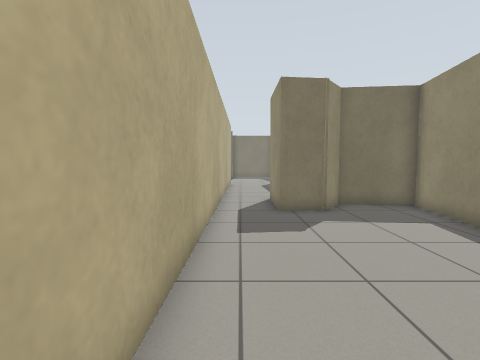
view 1 (above)

16 first-person views from a walk through a Gazebo world. The camera is 0.94 m above the floor, tilts 4° down and sees 85° across. The floor is counted in squares, 0.5 m on a side. Each view is taken from the middle of a square. On the plan, view 1 faces up. The plan holds only what a view shows up to about 15 squares ahead; the rest is blank.

view 2
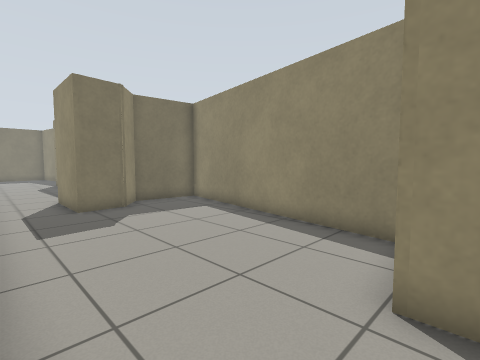

view 3
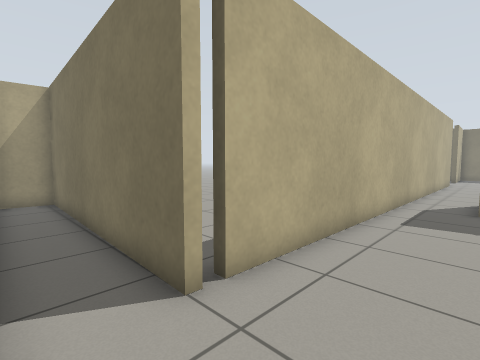

view 4
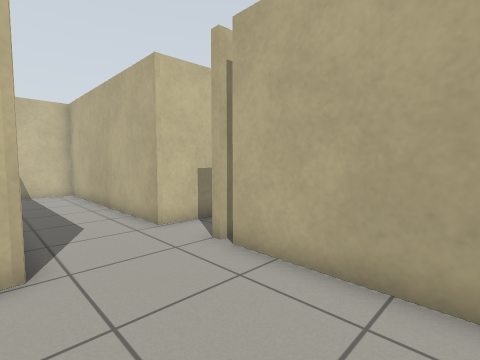

view 5
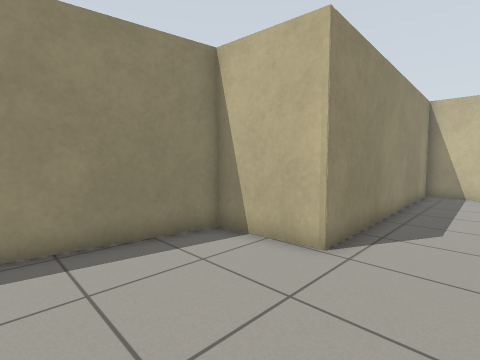

view 6
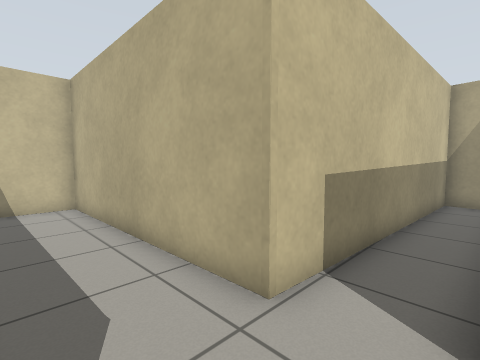

view 7
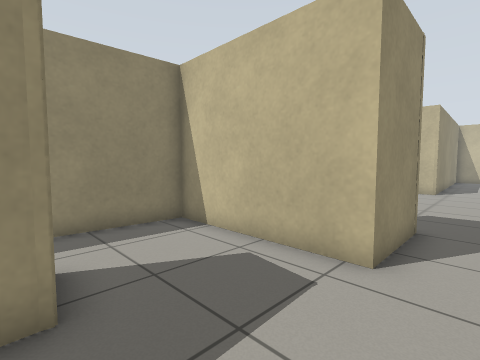

view 8
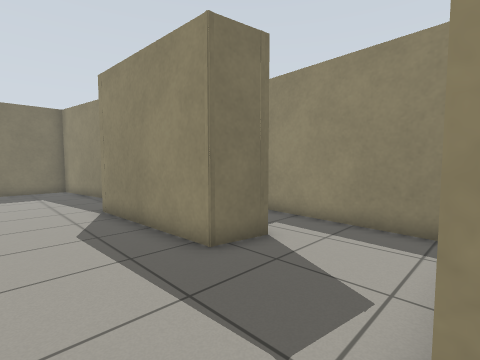

view 9
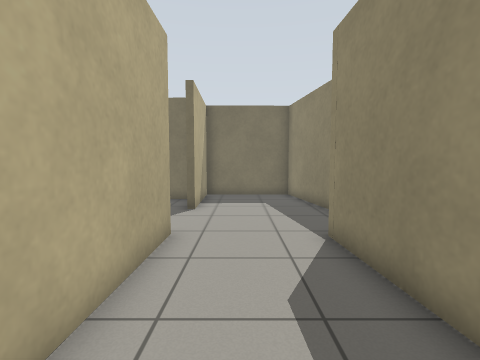

view 10
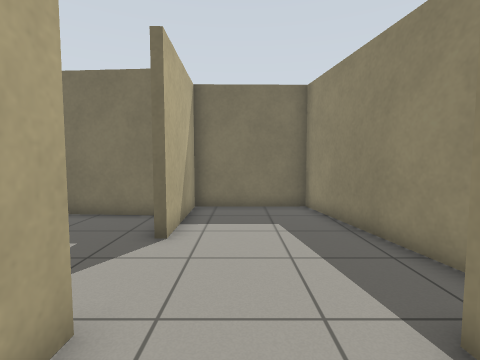

view 11
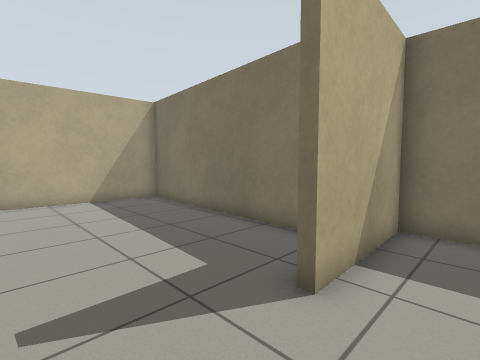

view 12
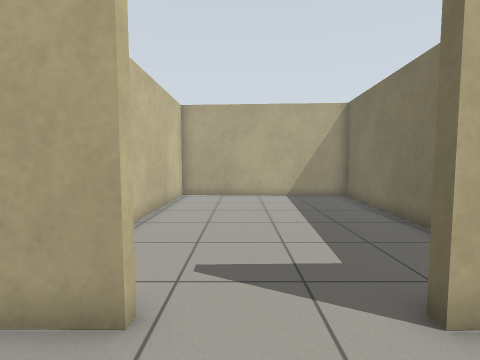

view 13
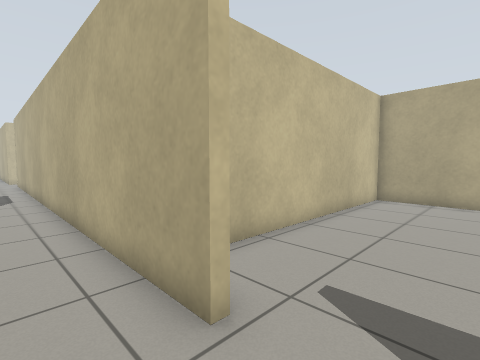

view 14
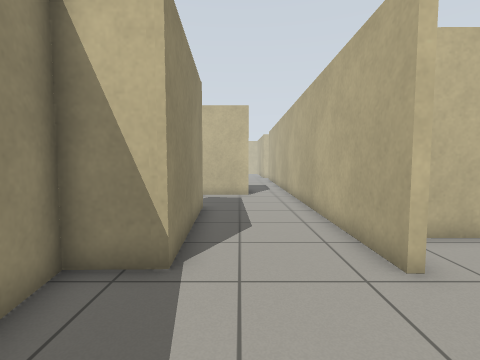

view 15
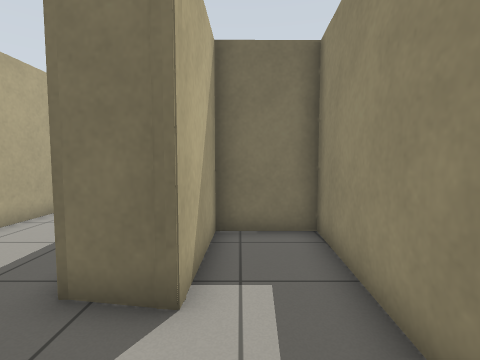

view 16
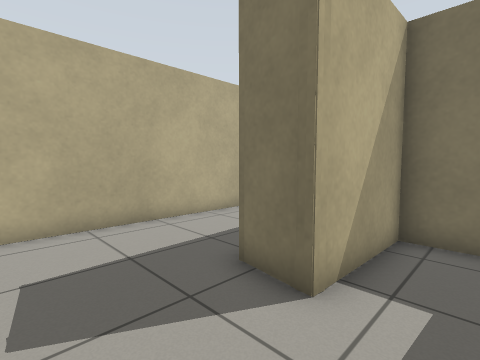

### Floor plan
Points are (right, up) in squares from view 1. A wall is a line through its corners. A room is listed if a view was taken in it or the views show most of it. See-through windows are left out.
Room 1 (views 1, 2, 3, 6)
walls: (-1.1, 0.3) (-1.1, 0) (-11.7, 0.3) (-11.9, -1.7) (-0.7, -2.2) (-0.7, -11.8) (2.8, -11.8) (2.6, -0.1)
ways out: opening at (1, 0) to room 2
Room 2 (views 4, 5, 8)
walls: (2.6, -0.1) (5.7, 0.2) (7.4, 11) (4.3, 11.3) (3.3, 10.1) (1.5, 9.9) (1.5, 13.2); (-0.9, 14.5) (-1, 0.6)
ways out: opening at (1, 0) to room 1; opening at (0.5, 14.5) to room 3; gap at (-1, 1)
Room 3 (views 7, 9, 10, 11, 12, 13, 14, 15, 16)
walls: (-0.8, 23.7) (-0.9, 14.5); (5.3, 17.6) (5.2, 17.2) (4.8, 17.2); (1.5, 13.2) (7.6, 13.2) (8.1, 21) (5.3, 21) (5.2, 17.2) (3.5, 17.5) (3.2, 23.5) (5.1, 23.6) (3.8, 31.9) (-0.7, 31.8) (-0.8, 27.2)
ways out: opening at (0.5, 14.5) to room 2; opening at (-1, 25.5) to room 4
Room 4 (no view inside)
walls: (-1.6, 30) (-12.2, 30.8) (-12.7, 21.7) (-2.5, 21.7)
ways out: opening at (-1, 25.5) to room 3

Positions as (right, up) in squares from view 1, and headings:
1: (0, 0), facing up
2: (-1, -1), facing up-right
3: (2, -2), facing up-left
4: (3, 5), facing down-left
5: (0, 5), facing down-right
6: (2, 0), facing down-left
7: (0, 18), facing down-right
8: (0, 13), facing up-right
9: (1, 17), facing up
10: (1, 21), facing up
11: (1, 24), facing up-left
12: (2, 25), facing left
13: (1, 26), facing down-left
14: (2, 28), facing down
15: (6, 14), facing up
16: (7, 14), facing up-left
